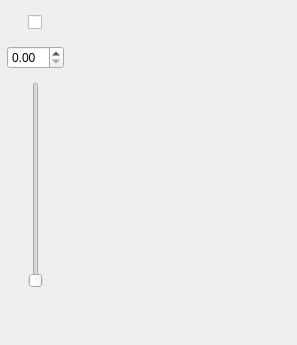
<?xml version="1.0" encoding="UTF-8"?>
<ui version="4.0">
 <class>Form</class>
 <widget class="QWidget" name="Form">
  <property name="geometry">
   <rect>
    <x>0</x>
    <y>0</y>
    <width>297</width>
    <height>345</height>
   </rect>
  </property>
  <property name="windowTitle">
   <string>Form</string>
  </property>
  <widget class="QWidget" name="layoutWidget">
   <property name="geometry">
    <rect>
     <x>0</x>
     <y>0</y>
     <width>71</width>
     <height>301</height>
    </rect>
   </property>
   <layout class="QVBoxLayout" name="verticalLayout">
    <property name="spacing">
     <number>0</number>
    </property>
    <property name="sizeConstraint">
     <enum>QLayout::SetDefaultConstraint</enum>
    </property>
    <item>
     <spacer name="verticalSpacer_3">
      <property name="orientation">
       <enum>Qt::Vertical</enum>
      </property>
      <property name="sizeType">
       <enum>QSizePolicy::Maximum</enum>
      </property>
      <property name="sizeHint" stdset="0">
       <size>
        <width>20</width>
        <height>13</height>
       </size>
      </property>
     </spacer>
    </item>
    <item>
     <layout class="QHBoxLayout" name="horizontalLayout_3">
      <item>
       <spacer name="horizontalSpacer_5">
        <property name="orientation">
         <enum>Qt::Horizontal</enum>
        </property>
        <property name="sizeHint" stdset="0">
         <size>
          <width>40</width>
          <height>20</height>
         </size>
        </property>
       </spacer>
      </item>
      <item>
       <widget class="QCheckBox" name="checkBox">
        <property name="text">
         <string/>
        </property>
       </widget>
      </item>
      <item>
       <spacer name="horizontalSpacer_6">
        <property name="orientation">
         <enum>Qt::Horizontal</enum>
        </property>
        <property name="sizeHint" stdset="0">
         <size>
          <width>40</width>
          <height>20</height>
         </size>
        </property>
       </spacer>
      </item>
     </layout>
    </item>
    <item>
     <spacer name="verticalSpacer_2">
      <property name="orientation">
       <enum>Qt::Vertical</enum>
      </property>
      <property name="sizeType">
       <enum>QSizePolicy::Maximum</enum>
      </property>
      <property name="sizeHint" stdset="0">
       <size>
        <width>20</width>
        <height>13</height>
       </size>
      </property>
     </spacer>
    </item>
    <item>
     <layout class="QHBoxLayout" name="horizontalLayout_2">
      <item>
       <spacer name="horizontalSpacer_3">
        <property name="orientation">
         <enum>Qt::Horizontal</enum>
        </property>
        <property name="sizeHint" stdset="0">
         <size>
          <width>40</width>
          <height>20</height>
         </size>
        </property>
       </spacer>
      </item>
      <item>
       <widget class="QDoubleSpinBox" name="doubleSpinBox"/>
      </item>
      <item>
       <spacer name="horizontalSpacer_4">
        <property name="orientation">
         <enum>Qt::Horizontal</enum>
        </property>
        <property name="sizeHint" stdset="0">
         <size>
          <width>40</width>
          <height>20</height>
         </size>
        </property>
       </spacer>
      </item>
     </layout>
    </item>
    <item>
     <spacer name="verticalSpacer">
      <property name="orientation">
       <enum>Qt::Vertical</enum>
      </property>
      <property name="sizeType">
       <enum>QSizePolicy::Maximum</enum>
      </property>
      <property name="sizeHint" stdset="0">
       <size>
        <width>20</width>
        <height>13</height>
       </size>
      </property>
     </spacer>
    </item>
    <item>
     <layout class="QHBoxLayout" name="horizontalLayout">
      <item>
       <spacer name="horizontalSpacer">
        <property name="orientation">
         <enum>Qt::Horizontal</enum>
        </property>
        <property name="sizeHint" stdset="0">
         <size>
          <width>40</width>
          <height>20</height>
         </size>
        </property>
       </spacer>
      </item>
      <item>
       <widget class="QSlider" name="verticalSlider">
        <property name="sizePolicy">
         <sizepolicy hsizetype="Fixed" vsizetype="MinimumExpanding">
          <horstretch>0</horstretch>
          <verstretch>0</verstretch>
         </sizepolicy>
        </property>
        <property name="orientation">
         <enum>Qt::Vertical</enum>
        </property>
       </widget>
      </item>
      <item>
       <spacer name="horizontalSpacer_2">
        <property name="orientation">
         <enum>Qt::Horizontal</enum>
        </property>
        <property name="sizeHint" stdset="0">
         <size>
          <width>40</width>
          <height>20</height>
         </size>
        </property>
       </spacer>
      </item>
     </layout>
    </item>
    <item>
     <spacer name="verticalSpacer_4">
      <property name="orientation">
       <enum>Qt::Vertical</enum>
      </property>
      <property name="sizeType">
       <enum>QSizePolicy::Maximum</enum>
      </property>
      <property name="sizeHint" stdset="0">
       <size>
        <width>20</width>
        <height>13</height>
       </size>
      </property>
     </spacer>
    </item>
   </layout>
  </widget>
 </widget>
 <resources/>
 <connections/>
</ui>
